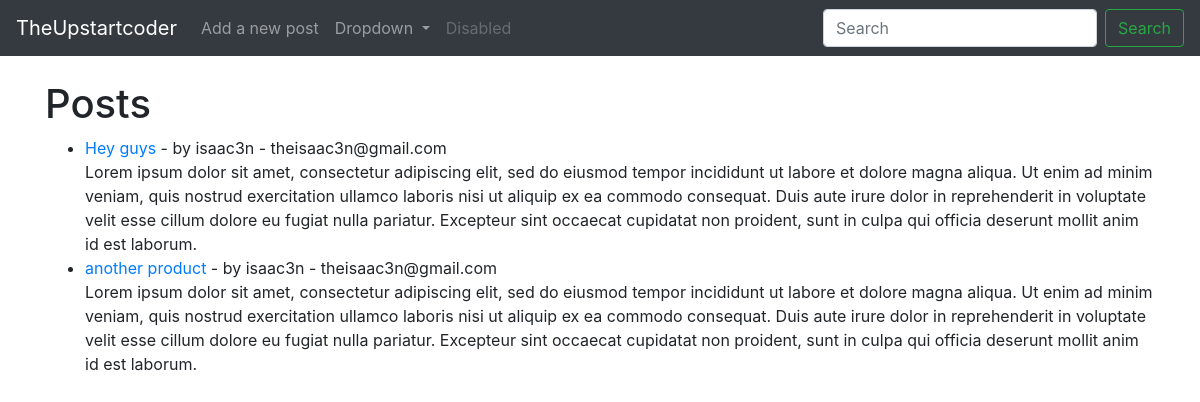
The app's page /, older data.
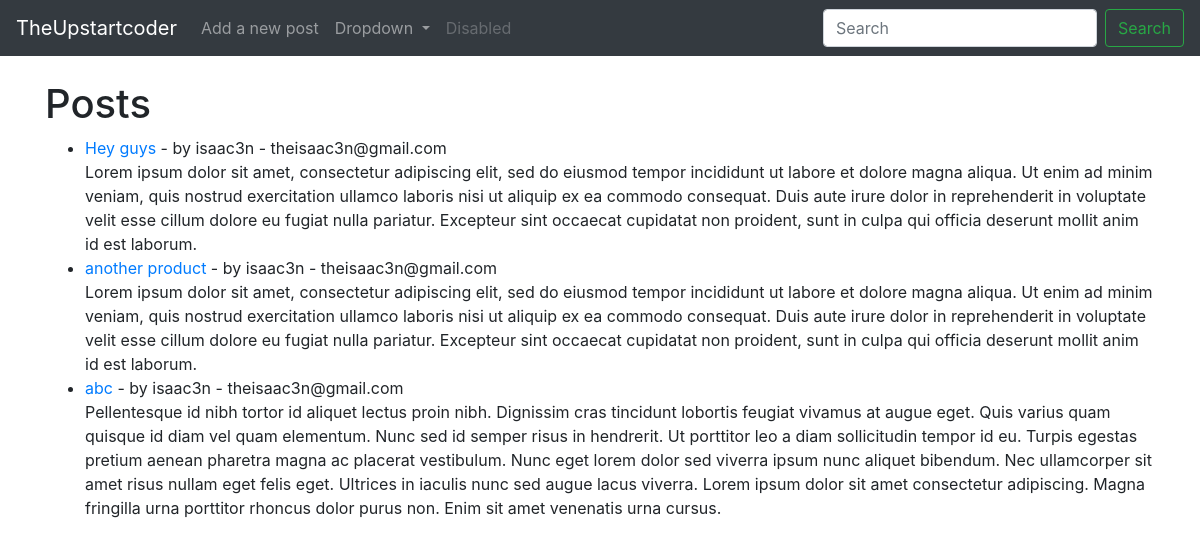
The same page, newer data.
### myblog/models.py (models this page shows, shortened)
class Post(models.Model):
    title = models.CharField(max_length=255)
    title_tag = models.CharField(max_length=25, default='TheUpstartcoder')
    author = models.ForeignKey(User, on_delete=models.CASCADE)
    body = models.TextField()
    pub_date =models.DateField(auto_now_add=True)

### myblog/views.py (the view)
# urls.py: path('', HomeView.as_view(), name ="home"),
class HomeView(ListView):
    model = Post
    template_name = 'home.html'
    ordering = ['-pub_date']

### myblog/templates/home.html
{% extends 'base.html' %}
{% block content %}
<h1>Posts</h1>
<ul>
{% for post in object_list %}
    <li><a href="{% url 'articles' post.pk %} "> {{post.title }} </a>- by {{ post.author }} - {{ post.author.email }}<br>
        {{ post.body }}</li>
{% endfor %}
</ul>
{% endblock %}

Row changes from the older to the newer data that the page shows:
added Post: title "abc", author "isaac3n", author.email "theisaac3n@gmail.com", body "Pellentesque id nibh tortor id aliquet lectus proin nibh. Dignissim cras tincidunt lobortis feugiat vivamus at augue eget. Quis varius quam quisque id diam vel quam elementum. Nunc sed id semper risus in hendrerit. Ut porttitor leo a diam sollicitudin tempor id eu. Turpis egestas pretium aenean pharetra magna ac placerat vestibulum. Nunc eget lorem dolor sed viverra ipsum nunc aliquet bibendum. Nec ullamcorper sit amet risus nullam eget felis eget. Ultrices in iaculis nunc sed augue lacus viverra. Lorem ipsum dolor sit amet consectetur adipiscing. Magna fringilla urna porttitor rhoncus dolor purus non. Enim sit amet venenatis urna cursus."
